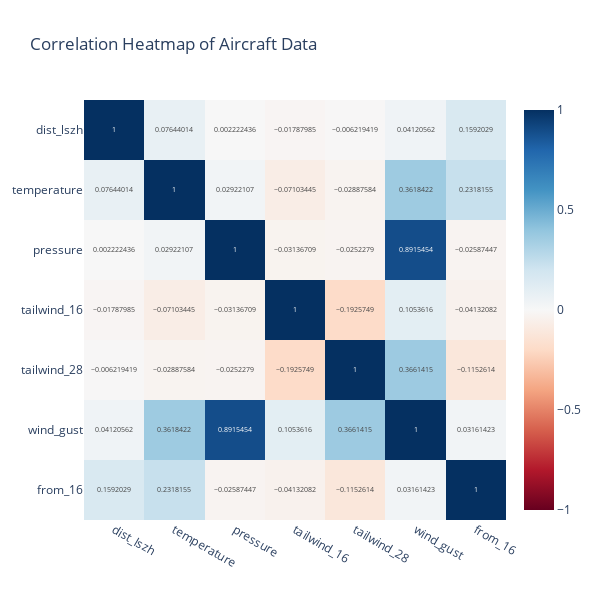

Notebook source saved alongside this figure:
### Markdown cell above
## Correlation plot for numerical variables

### Code cell
import plotly.express as px
# plot correlation matrix
corr_matrix = df[['dist_lszh', 'temperature', 'pressure', 'tailwind_16', 'tailwind_28', 'wind_gust', 'from_16']].corr()
fig = px.imshow(
    corr_matrix,
    text_auto=True,  # display correlation values on the heatmap
    aspect="auto",
    color_continuous_scale="RdBu",
    range_color=[-1,1],
    
    title="Correlation Heatmap of Aircraft Data",
    height=600,
    width=600
)
fig.show()

### Figure 1 — Plotly figure (JSON) as saved in the notebook; plotly's stock layout.template omitted (floating-point values rounded to 4 significant figures)
{"data": [{"coloraxis": "coloraxis", "hovertemplate": "x: %{x}<br>y: %{y}<br>color: %{z}<extra></extra>", "name": "0", "texttemplate": "%{z}", "type": "heatmap", "x": ["dist_lszh", "temperature", "pressure", "tailwind_16", "tailwind_28", "wind_gust", "from_16"], "xaxis": "x", "y": ["dist_lszh", "temperature", "pressure", "tailwind_16", "tailwind_28", "wind_gust", "from_16"], "yaxis": "y", "z": [[1.0, 0.07644, 0.002222, -0.01788, -0.006219, 0.04121, 0.1592], [0.07644, 1.0, 0.02922, -0.07103, -0.02888, 0.3618, 0.2318], [0.002222, 0.02922, 1.0, -0.03137, -0.02523, 0.8915, -0.02587], [-0.01788, -0.07103, -0.03137, 1.0, -0.1926, 0.1054, -0.04132], [-0.006219, -0.02888, -0.02523, -0.1926, 1.0, 0.3661, -0.1153], [0.04121, 0.3618, 0.8915, 0.1054, 0.3661, 1.0, 0.03161], [0.1592, 0.2318, -0.02587, -0.04132, -0.1153, 0.03161, 1.0]]}], "layout": {"coloraxis": {"cmax": 1, "cmin": -1, "colorscale": [[0, "rgb(103,0,31)"], [0.1, "rgb(178,24,43)"], [0.2, "rgb(214,96,77)"], [0.3, "rgb(244,165,130)"], [0.4, "rgb(253,219,199)"], [0.5, "rgb(247,247,247)"], [0.6, "rgb(209,229,240)"], [0.7, "rgb(146,197,222)"], [0.8, "rgb(67,147,195)"], [0.9, "rgb(33,102,172)"], [1, "rgb(5,48,97)"]]}, "height": 600, "title": {"text": "Correlation Heatmap of Aircraft Data"}, "width": 600, "xaxis": {"anchor": "y", "domain": [0, 1]}, "yaxis": {"anchor": "x", "autorange": "reversed", "domain": [0, 1]}}}
